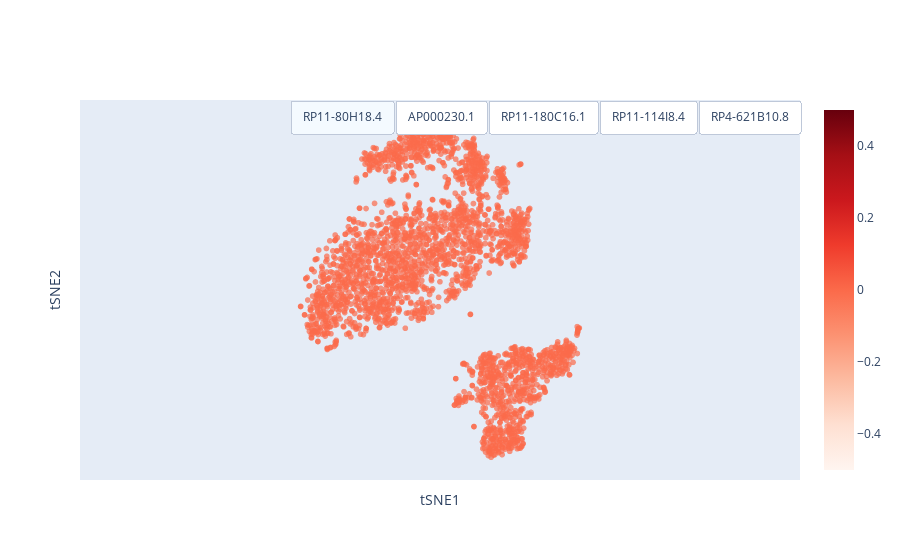

The notebook cell this image was saved under:
### Code cell
import iplot._scanpy._scatterplots as si
import importlib
# adata = sc.read_h5ad("cluster.h5ad")
importlib.reload(si)
si.tsne(adata);

### Figure 1 — Plotly figure (JSON) as saved in the notebook; plotly's stock layout.template omitted (floating-point values rounded to 4 significant figures; data arrays with more than 128 entries replaced by an {"elided": "..."} marker saying what was removed)
{"data": [{"hovertemplate": "%{text}: %{marker.color}<extra></extra>", "marker": {"color": {"elided": "2700 int values"}, "colorbar": {"outlinewidth": 0}, "colorscale": [[0, "rgb(255,245,240)"], [0.125, "rgb(254,224,210)"], [0.25, "rgb(252,187,161)"], [0.375, "rgb(252,146,114)"], [0.5, "rgb(251,106,74)"], [0.625, "rgb(239,59,44)"], [0.75, "rgb(203,24,29)"], [0.875, "rgb(165,15,21)"], [1, "rgb(103,0,13)"]], "opacity": 0.7, "showscale": true}, "mode": "markers", "text": {"elided": "2700 str values"}, "type": "scattergl", "x": {"elided": "2700 float values"}, "y": {"elided": "2700 float values"}}], "layout": {"updatemenus": [{"active": 0, "buttons": [{"args": ["marker.color", {"elided": "1x2700 int values"}], "label": "RP11-80H18.4", "method": "restyle"}, {"args": ["marker.color", {"elided": "1x2700 int values"}], "label": "AP000230.1", "method": "restyle"}, {"args": ["marker.color", {"elided": "1x2700 int values"}], "label": "RP11-180C16.1", "method": "restyle"}, {"args": ["marker.color", {"elided": "1x2700 int values"}], "label": "RP11-114I8.4", "method": "restyle"}, {"args": ["marker.color", {"elided": "1x2700 int values"}], "label": "RP4-621B10.8", "method": "restyle"}], "direction": "right", "showactive": true, "type": "buttons", "x": 1, "xanchor": "right", "y": 1, "yanchor": "top"}], "xaxis": {"showgrid": false, "showticklabels": false, "title": {"text": "tSNE1"}, "zeroline": false}, "yaxis": {"scaleanchor": "x", "scaleratio": 1, "showgrid": false, "showticklabels": false, "title": {"text": "tSNE2"}, "zeroline": false}}}
